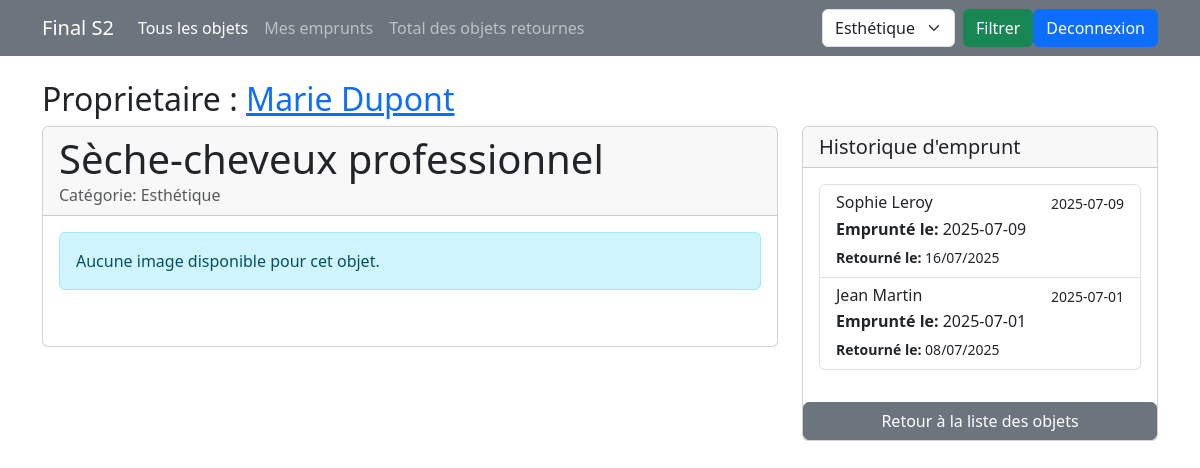
The page /pages/fiche.php?id=1 on the database its author committed.
### tables this page shows
CREATE TABLE exm_emprunt (
    id_emprunt INT AUTO_INCREMENT PRIMARY KEY,
    id_objet INT,
    id_membre INT,
    date_emprunt DATE NOT NULL,
    date_retour DATE,
    FOREIGN KEY (id_objet) REFERENCES exm_objet(id_objet) ON DELETE CASCADE,
    FOREIGN KEY (id_membre) REFERENCES exm_membre(id_membre) ON DELETE CASCADE
);

### inc/connexion.php (called while the page is built, shortened)
<?php
function dbconnect()
{
    static $connect = null;
    if ($connect === null) {
        $connect = mysqli_connect('localhost', 'root', '', 'final_S2');
        mysqli_set_charset($connect, 'utf8mb4');
    }
    return $connect;
}
?>

### inc/fonctions.php (called while the page is built, shortened)
<?php
require("connexion.php");
function getCategories()
{
    $sql = "SELECT * FROM exm_categorie_objet";
    $result = mysqli_query(dbconnect(), $sql);
    $objet = array();
    while ($row = mysqli_fetch_assoc($result)) {
        $objet[] = $row;
    }
    return $objet;
}
function getInfoObjetbyId($id)
{
    $sql = "SELECT nom_objet, nom_categorie ,id_membre,nom FROM v_objet_emprunt WHERE id_objet =%d";
    $sql = sprintf($sql, $id);
    $result = mysqli_query(dbconnect(), $sql);
    return mysqli_fetch_assoc($result);
}
function getAllEmpruntbyId($id)
{
    $sql = "SELECT nom_emprunt, date_emprunt, date_retour FROM v_objet_emprunt WHERE id_objet =%d ORDER BY date_emprunt DESC";
    $sql = sprintf($sql, $id);
    $result = mysqli_query(dbconnect(), $sql);
    $emprunt = array();
    while ($row = mysqli_fetch_assoc($result)) {
        $emprunt[] = $row;
    }
    return $emprunt;
}

### pages/fiche.php (the view, shortened to what this page needs)
<?php
include("../inc/fonctions.php");
$info = getInfoObjetbyId($_GET['id']);
$infoemprunt = getAllEmpruntbyId($_GET['id']);
$categories = getCategories();
$images = getAllImages($_GET['id']);
?>
<!DOCTYPE html>
<html lang="en">
<head>
    <link href="../assets/bootstrap/css/bootstrap.min.css" rel="stylesheet" />
</head>
<body>
    <nav class="navbar navbar-expand-lg navbar-dark bg-secondary">
        <div class="container">
            <a class="navbar-brand" href="accueil.php">
                Final S2
            </a>
            <div class="collapse navbar-collapse" id="navbarNav">
                <ul class="navbar-nav me-auto">
                    <li class="nav-item">
                        <a class="nav-link <?= !isset($_GET['moi']) && !isset($_GET['categorie']) ? 'active' : '' ?>"
                            href="accueil.php">
                            Tous les objets
                        </a>
                    </li>
                    <li class="nav-item">
                        <a class="nav-link <?= isset($_GET['moi']) ? 'active' : '' ?>" href="accueil.php?moi=1">
                            Mes emprunts
                        </a>
                    </li>
                    <li class="nav-item">
                        <a class="nav-link" href="total.php">
                            Total des objets retournes
                        </a>
                    </li>
                </ul>
                <form class="d-flex" action="accueil.php" method="get">
                    <select name="categorie" class="form-select me-2" style="width: auto;">
                        <?php foreach ($categories as $categ) { ?>
                            <option value="<?= $categ['id_categorie'] ?>" <?= isset($_GET['categorie']) && $_GET['categorie'] == $categ['id_categorie'] ? 'selected' : '' ?>>
                                <?= $categ['nom_categorie'] ?>
                            </option>
                        <?php } ?>
                    </select>
                    <button class="btn btn-success" type="submit">
                        Filtrer
                    </button>
                </form>
                <a href="deco.php" class="btn btn-primary">Deconnexion</a>
            </div>
        </div>
    </nav>
    <div class="container mt-4">
        <h2>Proprietaire : <a href="profil.php?id=<?= $info['id_membre'] ?>"><?= $info['nom'] ?></a></h2>
        <div class="row">
            <div class="col-lg-8">
                <div class="card">
                    <div class="card-header">
                        <h1 class="mb-0"><?= $info['nom_objet'] ?></h1>
                        <p class="mb-0 text-muted">Catégorie: <?= $info['nom_categorie'] ?></p>
                    </div>
                    <div class="card-body">
                        <div class="row mb-4">
                            <?php if (!empty($images)) { ?>
                                <?php foreach ($images as $image) { ?>
                                    <div class="col-md-6 col-lg-4 mb-3">
                                        <div class="position-relative">
                                            <img src="../uploads/pubs/<?= $image['nom_image'] ?>" class="img-fluid rounded"
                                                alt="Image de l'objet" style="height: 200px; width: 100%; object-fit: cover;">
                                            <?php if ($_SESSION['user'] == $info['id_membre']) { ?>
                                                <a href="delete.php?id=<?= $image['id_image'] ?>&idObj=<?= $_GET['id'] ?>"
                                                    class="btn btn-danger btn-sm position-absolute top-0 end-0 m-2">
                                                    ×
                                                </a>
                                            <?php } ?>
                                        </div>
                                    </div>
                                <?php } ?>
                            <?php } else { ?>
                                <div class="col-12">
                                    <div class="alert alert-info">
                                        <i class="fas fa-info-circle"></i> Aucune image disponible pour cet objet.
                                    </div>
                                </div>
                            <?php } ?>
                        </div>
                    </div>
                </div>
            </div>
            <div class="col-lg-4">
                <div class="card">
                    <div class="card-header">
                        <h5 class="mb-0"><i class="fas fa-history"></i> Historique d'emprunt</h5>
                    </div>
                    <div class="card-body">
                        <?php if (!empty($infoemprunt)) { ?>
                            <div class="list-group">
                                <?php foreach ($infoemprunt as $inf) { ?>
                                    <div class="list-group-item">
                                        <div class="d-flex w-100 justify-content-between">
                                            <h6 class="mb-1"><?= $inf['nom_emprunt'] ?></h6>
                                            <small><?= $inf['date_emprunt'] ?></small>
                                        </div>
                                        <?php if ($inf['date_emprunt'] != null && $inf['date_retour'] != null) { ?>
                                            <p class="mb-1">
                                                <strong>Emprunté le:</strong> <?= $inf['date_emprunt'] ?>
                                            </p>
                                            <small>
                                                <strong>Retourné le:</strong>
                                                <?= $inf['date_retour'] ? date('d/m/Y', strtotime($inf['date_retour'])) : 'Non retourné' ?>
                                            </small>
                                        </div>
                                <?php }
                                }
                        } else { ?>
                            <div class="alert alert-info mb-0">
                                Aucun emprunt enregistré pour cet objet.
                            </div>
                        <?php } ?>
                    </div>
                </div>
                <div class="mt-3">
                    <a href="accueil.php" class="btn btn-secondary w-100">
                        <i class="fas fa-arrow-left"></i> Retour à la liste des objets
                    </a>
                </div>
            </div>
        </div>
    </div>
</body>
</html>

### rows shown on the page
exm_emprunt: nom_emprunt "Sophie Leroy", date_emprunt "2025-07-09", date_retour "16/07/2025"
exm_emprunt: nom_emprunt "Jean Martin", date_emprunt "2025-07-01", date_retour "08/07/2025"

### other values the page prints
$info['nom'] "Marie Dupont"
$info['nom_objet'] "Sèche-cheveux professionnel"
$info['nom_categorie'] "Esthétique"
form field categorie "Esthétique"
